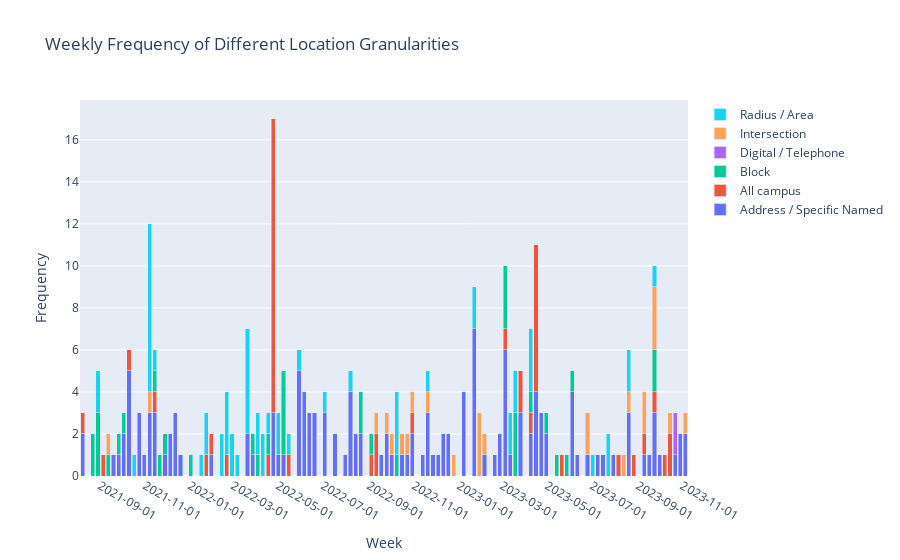

The notebook cell this image was saved under:
### Code cell
# Group by week and location category, then count occurrences
weekly_counts = df.groupby([pd.Grouper(key='Sent On', freq='W'), 'LOC_all']).size().reset_index(name='Counts')

# Pivot the DataFrame for easier plotting
pivot_df = weekly_counts.pivot(index='Sent On', columns='LOC_all', values='Counts').fillna(0)

# Plotting the data
fig = go.Figure()
for column in pivot_df.columns:
    fig.add_trace(go.Bar(
        x=pivot_df.index,
        y=pivot_df[column],
        name=column
    ))

# Update the layout to stack the bars
fig.update_layout(
    barmode='stack',
    title='Weekly Frequency of Different Location Granularities',
    xaxis_title='Week',
    yaxis_title='Frequency',
    xaxis=dict(tickmode='auto', nticks=20, tickformat='%Y-%m-%d'),
    hovermode='x'
)

# Show the plot
fig.show()
